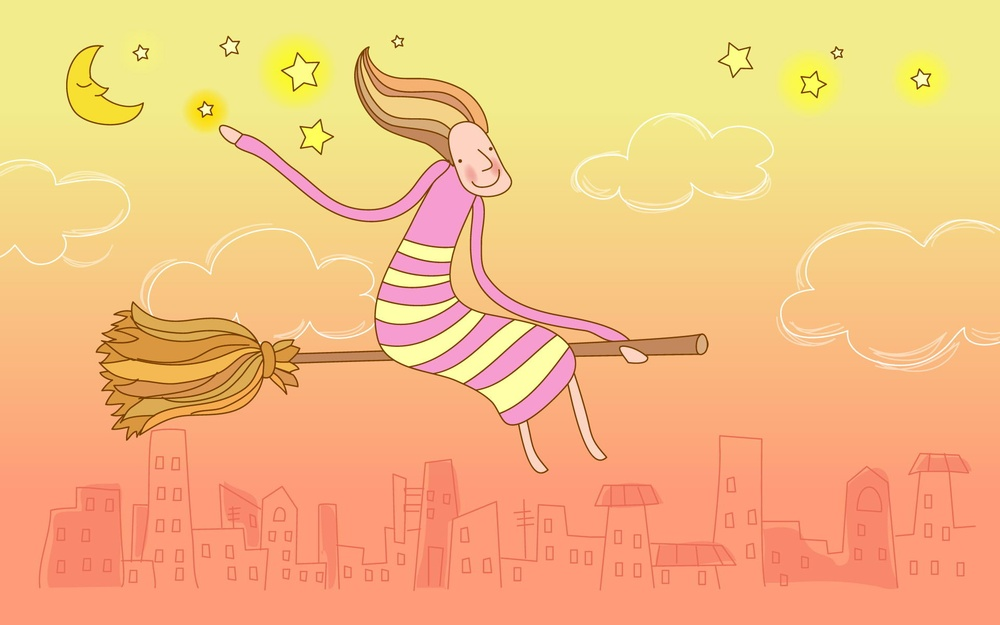
%> input picture data/input_lowres/plasticbag.jpg, 1000 x 625 px, shrunk from 1920 x 1200 before the run
$ octave --eval "result = getMask_onlineEvaluation('../../data/input_lowres/plasticbag.jpg');"   (GNU Octave 9; MATLAB toolbox functions it lacks are replaced by stand-ins)
%> lines starting %> are read from the running program, lines starting %| are printed output that depends on the picture
function mask=getMask_onlineEvaluation(fn_sb)
%> called with fn_sb = '../../data/input_lowres/plasticbag.jpg'
% % % % % % % % % % % % % % % % % % % % % % % % % % % % % % % % % % % % % %
% @InProceedings{ZhengICCV09,
%   author = {Yuanjie Zheng and Chandra Kambhamettu},
%   title = {Learning Based Digital Matting},
%   booktitle = {The 20th IEEE International Conference on Computer Vision},
%   year = {2009},
%   month = {September--October}
% }
% % % % % % % % % % % % % % % % % % % % % % % % % % % % % % % % % % % % % %
% Copyright Yuanjie Zheng @ PICSL @ UPenn on May 9th, 2011
% zheng.vision@gmail.com
% http://sites.google.com/site/zhengvision/
% % % % % % % % % % % % % % % % % % % % % % % % % % % % % % % % % % % % % %
I=imread(fn_sb);
%> I is the input picture: size 625x1000x3 uint8; mean R, G, B 244.8, 189.3, 127.5
mask=zeros(size(I,1),size(I,2));
fore=(I==255);
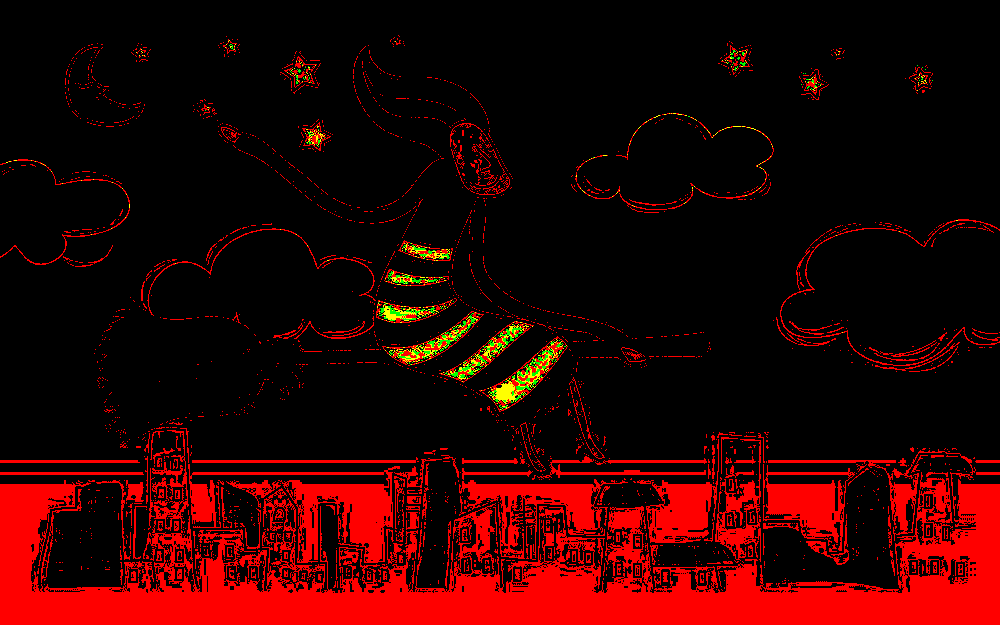
%> fore: size 625x1000x3 logical; mean R, G, B 0.175, 0.006, 0
back=(I==0);
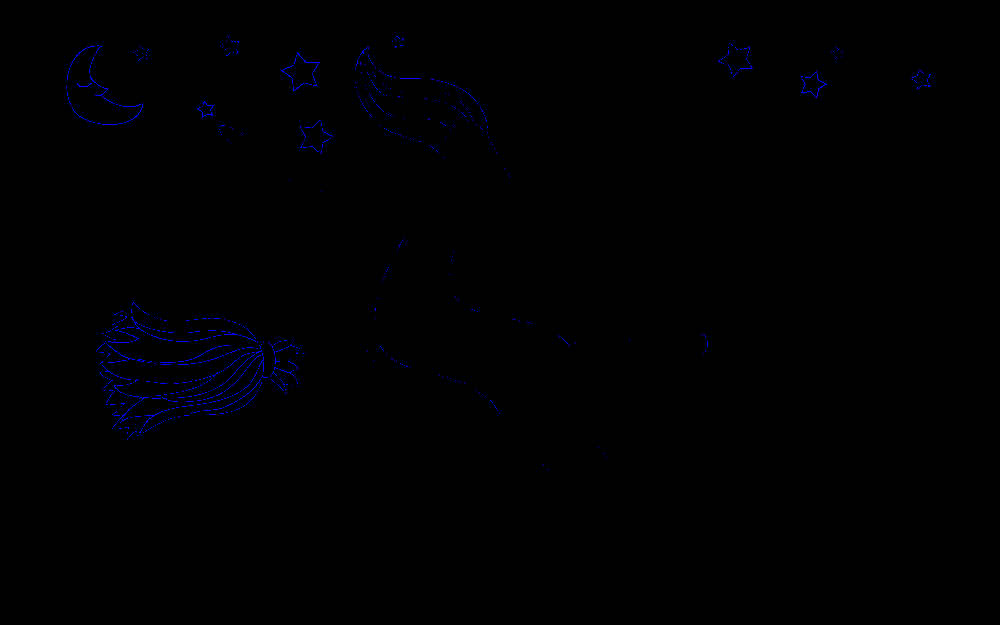
%> back: size 625x1000x3 logical; mean R, G, B 0, 0, 0.00403

%> (the run ends here)
